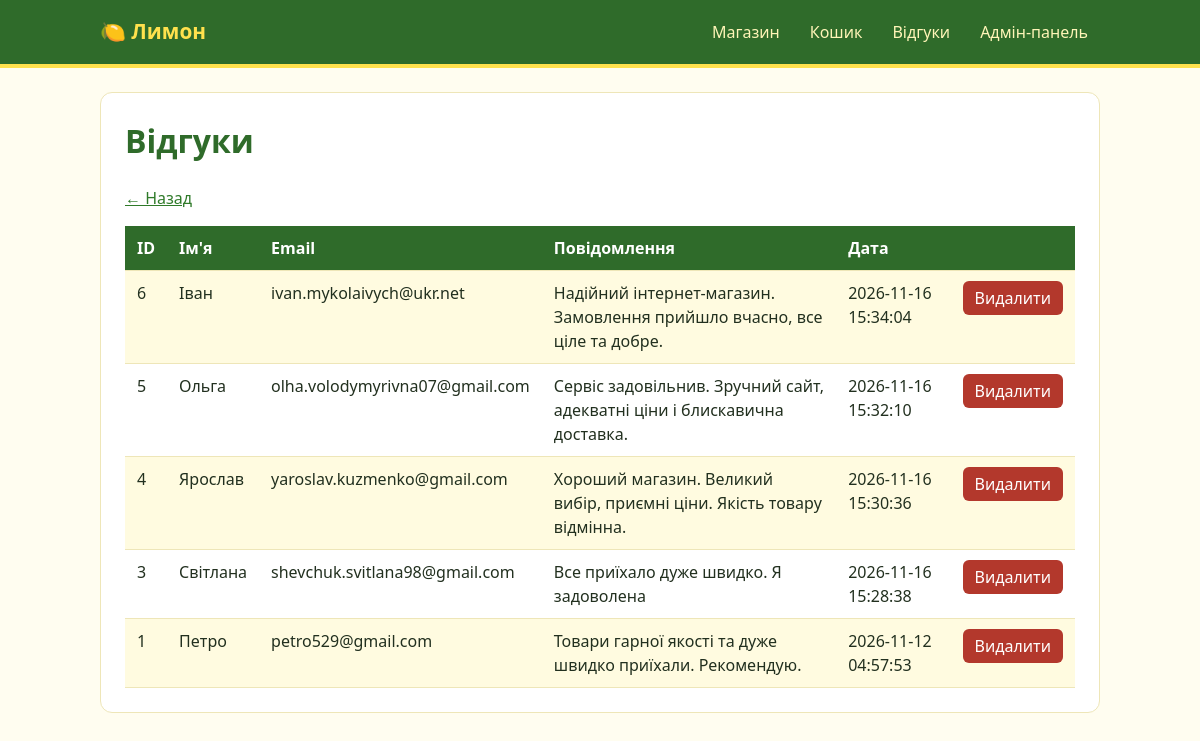
Page /admin/feedback on the committed database.
### tables this page shows
CREATE TABLE feedback (
    id INTEGER PRIMARY KEY AUTOINCREMENT,
    name TEXT NOT NULL,
    email TEXT NOT NULL,
    message TEXT NOT NULL,
    created_at TEXT DEFAULT CURRENT_TIMESTAMP
);

### routes/admin.py (the view)
@admin_bp.route('/feedback')
def feedback_list():
    return render_template('admin/feedback.html', items=models.get_all_feedback())

### models.py (called while the page is built)
def get_db():
    if 'db' not in g:
        g.db = sqlite3.connect(current_app.config['DATABASE'])
        g.db.row_factory = sqlite3.Row
        g.db.execute('PRAGMA foreign_keys = ON')
    return g.db

def get_all_feedback():
    return get_db().execute('SELECT * FROM feedback ORDER BY created_at DESC').fetchall()

### templates/admin/feedback.html
{% extends 'base.html' %}
{% block content %}
<h1>Відгуки</h1>
<p><a href="{{ url_for('admin.index') }}">← Назад</a></p>
{% if items %}
<table>
    <tr><th>ID</th><th>Ім'я</th><th>Email</th><th>Повідомлення</th><th>Дата</th><th></th></tr>
    {% for f in items %}
    <tr>
        <td>{{ f['id'] }}</td>
        <td>{{ f['name'] }}</td>
        <td>{{ f['email'] }}</td>
        <td>{{ f['message'] }}</td>
        <td>{{ f['created_at'] }}</td>
        <td>
            <form method="post" action="{{ url_for('admin.feedback_delete', id=f['id']) }}">
                <button type="submit">Видалити</button>
            </form>
        </td>
    </tr>
    {% endfor %}
</table>
{% else %}
<p>Відгуків поки немає.</p>
{% endif %}
{% endblock %}

### static/style.css (style rules this page uses)
:root { --bg: #fffdf0; --card: #ffffff; --green: #2f6b2a; --accent: #3f9a36; --accent-dark: #2f7a29; --lemon: #ffe14d; --border: #eee6b8; --danger: #b3382c; --text: #22301f; }
* { box-sizing: border-box; }
body { margin: 0; font-family: "Segoe UI", Arial, sans-serif; background: var(--bg); color: var(--text); line-height: 1.5; }
h1 { margin-top: 0; color: var(--green); }
a { color: var(--accent-dark); }
table { border-collapse: collapse; width: 100%; margin-top: 12px; }
th { background: var(--green); color: #fff; text-align: left; }
th, td { padding: 10px 12px; border-bottom: 1px solid var(--border); vertical-align: top; }
tr:nth-child(even) td { background: #fffbe0; }
button { background: var(--accent); color: #fff; border: none; padding: 8px 16px; margin-top: 12px; border-radius: 6px; font: inherit; cursor: pointer; }
td button { margin-top: 0; padding: 5px 12px; }
form[action*="delete"] button { background: var(--danger); }

### rows in the picture
feedback: id "6", name "Іван", email "ivan.mykolaivych@ukr.net", message "Надійний інтернет-магазин. Замовлення прийшло вчасно, все ціле та добре.", created_at "2026-11-16 15:34:04"
feedback: id "5", name "Ольга", email "olha.volodymyrivna07@gmail.com", message "Сервіс задовільнив. Зручний сайт, адекватні ціни і блискавична доставка.", created_at "2026-11-16 15:32:10"
feedback: id "4", name "Ярослав", email "yaroslav.kuzmenko@gmail.com", message "Хороший магазин. Великий вибір, приємні ціни. Якість товару відмінна.", created_at "2026-11-16 15:30:36"
feedback: id "3", name "Світлана", email "shevchuk.svitlana98@gmail.com", message "Все приїхало дуже швидко. Я задоволена", created_at "2026-11-16 15:28:38"
feedback: id "1", name "Петро", email "petro529@gmail.com", message "Товари гарної якості та дуже швидко приїхали. Рекомендую.", created_at "2026-11-12 04:57:53"
